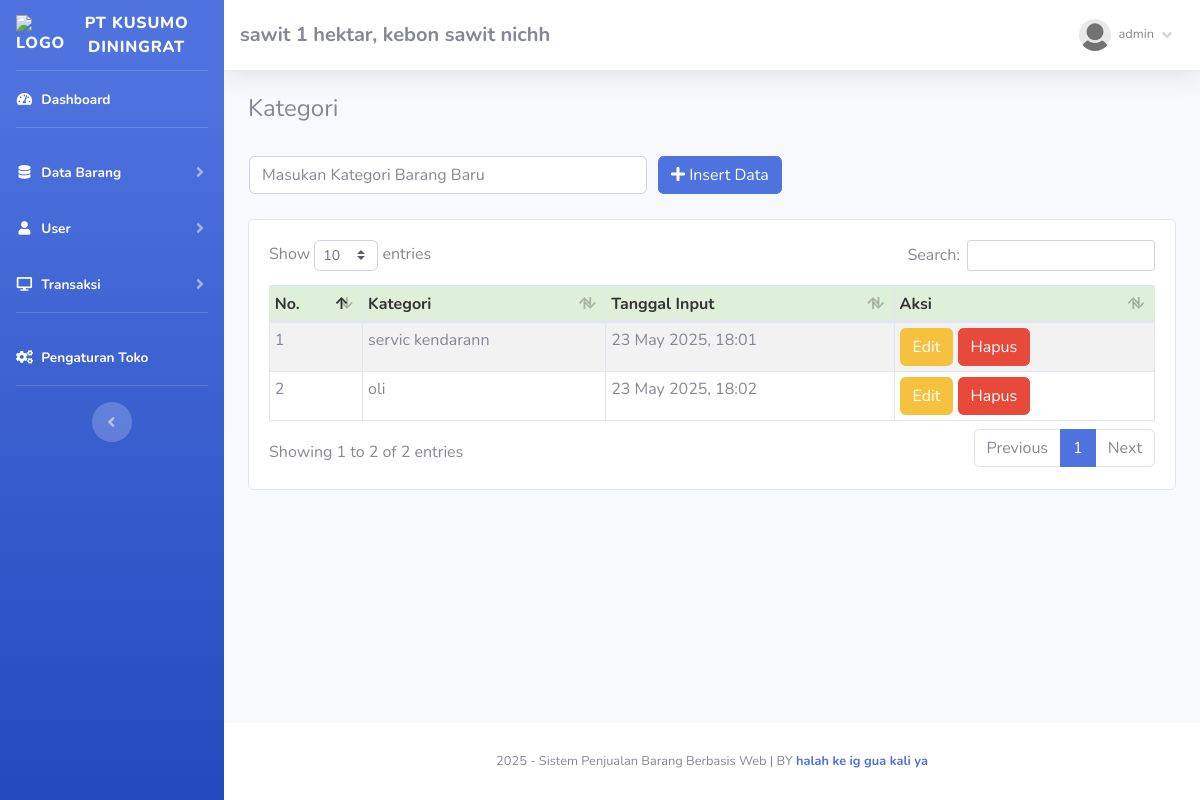
Screenshot of /index.php?page=kategori (signed in) with the database file from the repository.
### tables this page shows
CREATE TABLE `toko` (
  `id_toko` int(11) NOT NULL,
  `nama_toko` varchar(255) NOT NULL,
  `alamat_toko` text NOT NULL,
  `tlp` varchar(255) NOT NULL,
  `nama_pemilik` varchar(255) NOT NULL
);

CREATE TABLE `member` (
  `id_member` int(11) NOT NULL,
  `nm_member` varchar(255) NOT NULL,
  `alamat_member` text NOT NULL,
  `telepon` varchar(255) NOT NULL,
  `email` varchar(255) NOT NULL,
  `gambar` text NOT NULL,
  `NIK` text NOT NULL
);

CREATE TABLE `kategori` (
  `id_kategori` int(11) NOT NULL,
  `nama_kategori` varchar(255) NOT NULL,
  `tgl_input` varchar(255) NOT NULL
);

### fungsi/view/view.php (called while the page is built, shortened)
<?php
class view {
    protected $db;
    public function __construct($db) {
        $this->db = $db;
    }
    public function member_edit($id) {
        $sql = "SELECT member.*, login.*
                FROM member
                INNER JOIN login ON member.id_member = login.id_member
                WHERE member.id_member = ?";
        $row = $this->db->prepare($sql);
        $row->execute([$id]);
        return $row->fetch();
    }
    public function toko()
    {
        $sql = "select*from toko where id_toko='1'";
        $row = $this-> db -> prepare($sql);
        $row -> execute();
        $hasil = $row -> fetch();
        return $hasil;
    }
    public function kategori()
    {
        $sql = "select*from kategori";
        $row = $this-> db -> prepare($sql);
        $row -> execute();
        $hasil = $row -> fetchAll();
        return $hasil;
    }
}

### admin/module/kategori/index.php (the view, shortened to what this page needs)
<h4>Kategori</h4>
<br />
<?php
	if(!empty($_GET['uid'])){
	$sql = "SELECT * FROM kategori WHERE id_kategori = ?";
	$row = $config->prepare($sql);
	$row->execute(array($_GET['uid']));
	$edit = $row->fetch();
?>
<form method="POST" action="fungsi/edit/edit.php?kategori=edit">
    <table>
        <tr>
            <td style="width:25pc;"><input type="text" class="form-control" value="<?= $edit['nama_kategori'];?>"
                    required name="kategori" placeholder="Masukan Kategori Barang Baru">
                <input type="hidden" name="id" value="<?= $edit['id_kategori'];?>">
            </td>
            <td style="padding-left:10px;"><button id="tombol-simpan" class="btn btn-primary"><i class="fa fa-edit"></i>
                    Ubah Data</button></td>
        </tr>
    </table>
</form>
<?php }else{?>
<form method="POST" action="fungsi/tambah/tambah.php?kategori=tambah">
    <table>
        <tr>
            <td style="width:25pc;"><input type="text" class="form-control" required name="kategori"
                    placeholder="Masukan Kategori Barang Baru"></td>
            <td style="padding-left:10px;"><button id="tombol-simpan" class="btn btn-primary"><i class="fa fa-plus"></i>
                    Insert Data</button></td>
        </tr>
    </table>
</form>
<?php }?>
<br />
<div class="card card-body">
    <div class="table-responsive">
        <table class="table table-bordered table-striped table-sm" id="example1">
            <thead>
                <tr style="background:#DFF0D8;color:#333;">
                    <th>No.</th>
                    <th>Kategori</th>
                    <th>Tanggal Input</th>
                    <th>Aksi</th>
                </tr>
            </thead>
            <tbody>
                <?php
				$hasil = $lihat -> kategori();
				$no=1;
				foreach($hasil as $isi){
			?>
                <tr>
                    <td><?php echo $no;?></td>
                    <td><?php echo $isi['nama_kategori'];?></td>
                    <td><?php echo $isi['tgl_input'];?></td>
                    <td>
                        <a href="index.php?page=kategori&uid=<?php echo $isi['id_kategori'];?>"><button
                                class="btn btn-warning">Edit</button></a>
                        <a href="fungsi/hapus/hapus.php?kategori=hapus&id=<?php echo $isi['id_kategori'];?>"
                            onclick="javascript:return confirm('Hapus Data Kategori ?');"><button
                                class="btn btn-danger">Hapus</button></a>
                    </td>
                </tr>
                <?php $no++; }?>
            </tbody>
        </table>
    </div>
</div>

### admin/template/sidebar.php (shortened to what this page needs)
<?php
    $id = $_SESSION['admin']['id_member'];
    $hasil_profil = $lihat -> member_edit($id);
?>
<ul class="navbar-nav bg-gradient-primary sidebar sidebar-dark accordion" id="accordionSidebar">
   <a class="sidebar-brand d-flex align-items-center justify-content-center" href="index.php">
    <div class="sidebar-brand-icon">
        <img src="assets/" alt="Logo" style="width: 40px; height: auto;">
    </div>
    <div class="sidebar-brand-text mx-3">pt kusumo diningrat</div>
</a>
    <hr class="sidebar-divider my-0">
    <li class="nav-item active">
        <a class="nav-link" href="index.php">
            <i class="fas fa-fw fa-tachometer-alt"></i>
            <span>Dashboard</span></a>
    </li>
    <hr class="sidebar-divider">
    <li class="nav-item active">
        <a class="nav-link collapsed" href="#" data-toggle="collapse" data-target="#collapseTwo" aria-expanded="true"
            aria-controls="collapseTwo">
            <i class="fas fa-fw fa-database"></i>
            <span>Data Barang</span>
        </a>
    </li>
    <li class="nav-item active">
    <a class="nav-link collapsed" href="#" data-toggle="collapse" data-target="#collapseUser" aria-expanded="true"
        aria-controls="collapseUser">
        <i class="fas fa-fw fa-user"></i>
        <span>User</span>
    </a>
</li>
    <li class="nav-item active">
        <a class="nav-link collapsed" href="#" data-toggle="collapse" data-target="#collapse3" aria-expanded="true"
            aria-controls="collapse3">
            <i class="fas fa-fw fa-desktop"></i>
            <span>Transaksi</span>
        </a>
    </li>
    <hr class="sidebar-divider">
    <li class="nav-item active">
        <a class="nav-link" href="index.php?page=pengaturan">
            <i class="fas fa-fw fa-cogs"></i>
            <span>Pengaturan Toko</span></a>
    </li>
    <hr class="sidebar-divider d-none d-md-block">
    <div class="text-center d-none d-md-inline">
        <button class="rounded-circle border-0" id="sidebarToggle"></button>
    </div>
</ul>
<div id="content-wrapper" class="d-flex flex-column">
    <div id="content">
        <nav class="navbar navbar-expand navbar-light bg-white topbar mb-4 static-top shadow">
            <h5 class="d-lg-block d-none mt-2"><b><?php echo $toko['nama_toko'];?>, <?php echo $toko['alamat_toko'];?></b></h5>
            <ul class="navbar-nav ml-auto">
                <li class="nav-item dropdown no-arrow">
                    <a class="nav-link dropdown-toggle" href="#" id="userDropdown" role="button" data-toggle="dropdown"
                        aria-haspopup="true" aria-expanded="false">
                        <img class="img-profile rounded-circle"
                            src="assets/img/user/<?php echo $hasil_profil['gambar'];?>">
                        <span
                            class="mr-2 d-none d-lg-inline text-gray-600 small ml-2"><?php echo $_SESSION['username'];?></span>
                        <i class="fas fa-angle-down"></i>
                    </a>
                </li>
            </ul>
        </nav>
        <div class="container-fluid">

### rows the page displays
toko: nama_toko "sawit 1 hektar", alamat_toko "kebon sawit nichh"
member: gambar (picture)
kategori: nama_kategori "servic kendarann", tgl_input "23 May 2025, 18:01"
kategori: nama_kategori "oli", tgl_input "23 May 2025, 18:02"

### other values shown
$_SESSION['username'] "admin"
